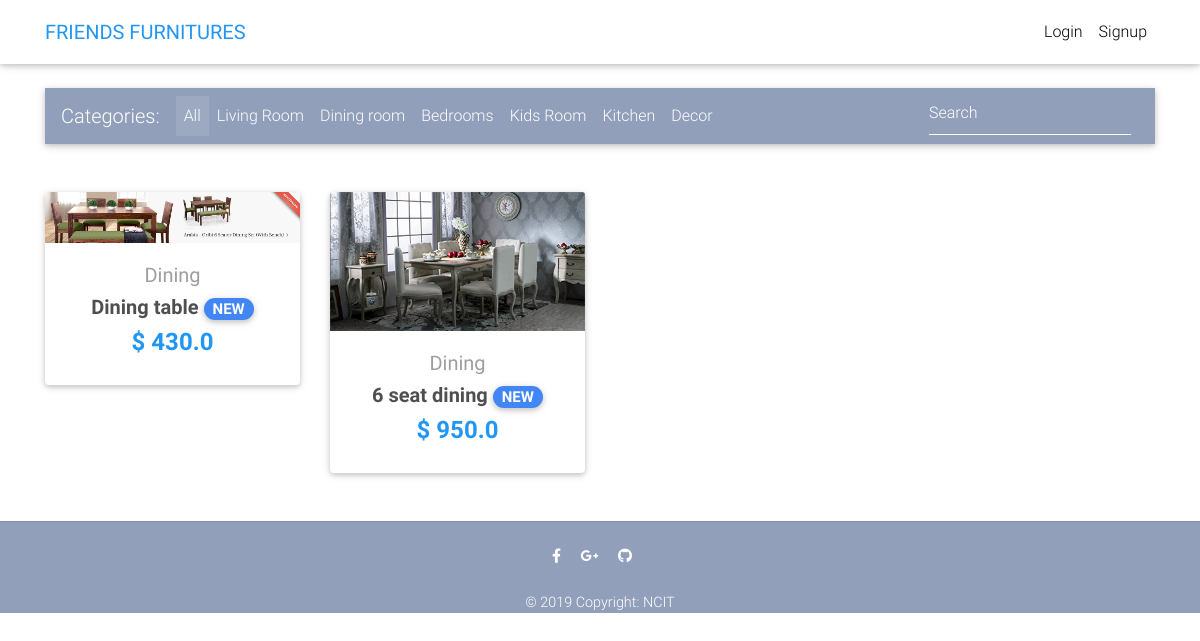
Screenshot of /dining/ with the database file from the repository.
### core/models.py (models this page shows, shortened)
class Item(models.Model):
    title = models.CharField(max_length=100)
    price = models.FloatField()
    discount_price = models.FloatField(blank=True, null=True)
    category = models.CharField(choices=CATEGORY_CHOICES, max_length=2)
    label = models.CharField(choices=LABEL_CHOICES, max_length=1)
    slug = models.SlugField()
    description = models.TextField()
    store = models.CharField(max_length=100)
    contact = models.CharField(max_length=20)
    image = models.ImageField()
    def get_absolute_url(self):
        return reverse("core:product", kwargs={
            'slug': self.slug
        })

### core/views.py (the view)
# urls.py: path('dining/',views.dining),
def dining(request):
    dininglist=Item.objects.filter(category='DI')
    return render(request,'dining.html',{'dininglist':dininglist})

### templates/dining.html (shortened to what this page needs)
{% extends "base.html" %}
{% block content %}
  <main>
    <div class="container">
      <nav class="navbar navbar-expand-lg navbar-dark mdb-color lighten-3 mt-3 mb-5">
        <span class="navbar-brand">Categories:</span>
        <div class="collapse navbar-collapse" id="basicExampleNav">
          <ul class="navbar-nav mr-auto">
            <li class="nav-item active">
              <a class="nav-link" href="/">All
              </a>
            </li>
            <li class="nav-item">
              <a class="nav-link" href="/living">Living Room</a>
            </li>
            <li class="nav-item">
              <a class="nav-link" href="/dining">Dining room</a>
            </li>
            <li class="nav-item">
              <a class="nav-link" href="/bedroom">Bedrooms</a>
            </li>
            <li class="nav-item">
              <a class="nav-link" href="/kids">Kids Room</a>
            </li>
            <li class="nav-item">
              <a class="nav-link" href="/kitchen">Kitchen</a>
            </li>
            <li class="nav-item">
              <a class="nav-link" href="/decor">Decor</a>
            </li>
          </ul>
          <form class="form-inline">
            <div class="md-form my-0">
              <input class="form-control mr-sm-2" type="text" placeholder="Search" aria-label="Search">
            </div>
          </form>
        </div>
      </nav>
      <section class="text-center mb-4">
        <div class="row wow fadeIn">
          {% for item in dininglist %}
          <div class="col-lg-3 col-md-6 mb-4">
            <div class="card">
              <div class="view overlay">
                <img src="{{ item.image.url }}" class="card-img-top">
              </div>
              <div class="card-body text-center">
                <a href="" class="grey-text">
                  <h5>{{ item.get_category_display }}</h5>
                </a>
                <h5>
                  <strong>
                    <a href="{{ item.get_absolute_url }}" class="dark-grey-text">{{ item.title }}
                      <span class="badge badge-pill {{ item.get_label_display }}-color">NEW</span>
                    </a>
                  </strong>
                </h5>
                <h4 class="font-weight-bold blue-text">
                  <strong>$
                  {% if item.discount_price %}
                  {{ item.discount_price }}
                  {% else %}
                  {{ item.price }}
                  {% endif %}
                  </strong>
                </h4>
              </div>
            </div>
          </div>
          {% endfor %}
        </div>
      </section>
    </div>
  </main>
{% endblock content %}

### templates/base.html (style rules this page uses)
html, body, header, .carousel { height: 60vh; }

### rows the page displays
Item: image (picture), category "Dining", title "Dining table", discount_price "430.0"
Item: image (picture), category "Dining", title "6 seat dining", discount_price "950.0"
